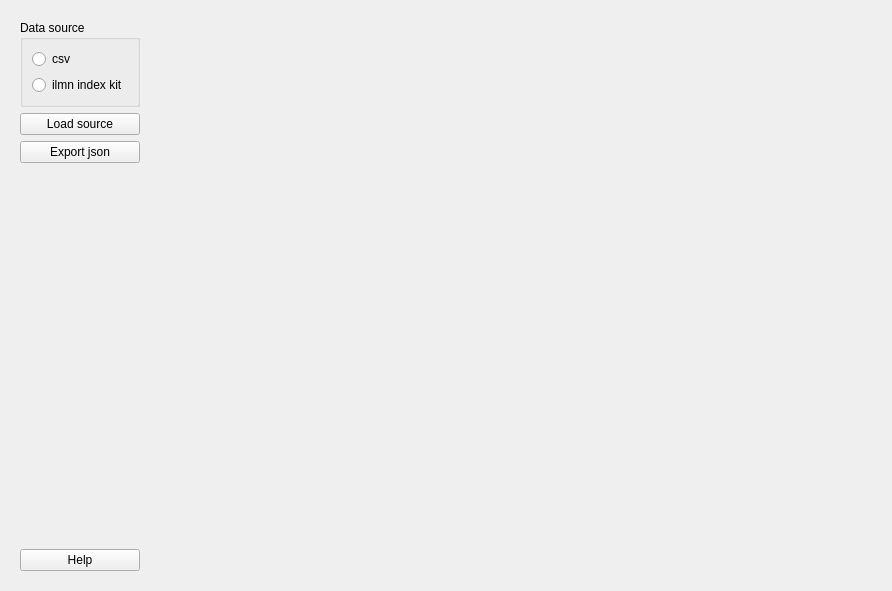
<?xml version="1.0" encoding="UTF-8"?>
<ui version="4.0">
 <class>Form</class>
 <widget class="QWidget" name="Form">
  <property name="geometry">
   <rect>
    <x>0</x>
    <y>0</y>
    <width>892</width>
    <height>591</height>
   </rect>
  </property>
  <property name="windowTitle">
   <string>Form</string>
  </property>
  <layout class="QVBoxLayout" name="verticalLayout">
   <item>
    <layout class="QHBoxLayout" name="horizontalLayout">
     <item>
      <widget class="QWidget" name="widget" native="true">
       <layout class="QVBoxLayout" name="verticalLayout_2">
        <item>
         <widget class="QGroupBox" name="groupBox">
          <property name="title">
           <string>Data source</string>
          </property>
          <layout class="QVBoxLayout" name="verticalLayout_5">
           <item>
            <widget class="QRadioButton" name="csv_radioButton">
             <property name="text">
              <string>csv</string>
             </property>
            </widget>
           </item>
           <item>
            <widget class="QRadioButton" name="ilmn_radioButton">
             <property name="text">
              <string>ilmn index kit</string>
             </property>
            </widget>
           </item>
          </layout>
         </widget>
        </item>
        <item>
         <widget class="QPushButton" name="load_pushButton">
          <property name="text">
           <string>Load source</string>
          </property>
         </widget>
        </item>
        <item>
         <widget class="QPushButton" name="export_pushButton">
          <property name="text">
           <string>Export json</string>
          </property>
         </widget>
        </item>
        <item>
         <spacer name="verticalSpacer">
          <property name="orientation">
           <enum>Qt::Orientation::Vertical</enum>
          </property>
          <property name="sizeHint" stdset="0">
           <size>
            <width>20</width>
            <height>40</height>
           </size>
          </property>
         </spacer>
        </item>
        <item>
         <widget class="QPushButton" name="help_pushButton">
          <property name="text">
           <string>Help</string>
          </property>
         </widget>
        </item>
       </layout>
      </widget>
     </item>
     <item>
      <widget class="QStackedWidget" name="stackedWidget">
       <property name="sizePolicy">
        <sizepolicy hsizetype="Expanding" vsizetype="Expanding">
         <horstretch>0</horstretch>
         <verstretch>0</verstretch>
        </sizepolicy>
       </property>
       <property name="currentIndex">
        <number>0</number>
       </property>
       <widget class="QWidget" name="csv_page_widget">
        <property name="sizePolicy">
         <sizepolicy hsizetype="Expanding" vsizetype="Expanding">
          <horstretch>0</horstretch>
          <verstretch>0</verstretch>
         </sizepolicy>
        </property>
        <layout class="QVBoxLayout" name="verticalLayout_3"/>
       </widget>
       <widget class="QWidget" name="help_page_widget">
        <property name="sizePolicy">
         <sizepolicy hsizetype="Expanding" vsizetype="Expanding">
          <horstretch>0</horstretch>
          <verstretch>0</verstretch>
         </sizepolicy>
        </property>
        <layout class="QVBoxLayout" name="verticalLayout_4">
         <item alignment="Qt::AlignmentFlag::AlignHCenter">
          <widget class="QLabel" name="label_2">
           <property name="text">
            <string>1. select data source</string>
           </property>
          </widget>
         </item>
        </layout>
       </widget>
       <widget class="QWidget" name="ilmn_page_widget">
        <property name="sizePolicy">
         <sizepolicy hsizetype="Expanding" vsizetype="Expanding">
          <horstretch>0</horstretch>
          <verstretch>0</verstretch>
         </sizepolicy>
        </property>
        <layout class="QVBoxLayout" name="verticalLayout_6">
         <item>
          <widget class="QPlainTextEdit" name="plainTextEdit"/>
         </item>
        </layout>
       </widget>
      </widget>
     </item>
    </layout>
   </item>
  </layout>
 </widget>
 <resources/>
 <connections/>
</ui>
